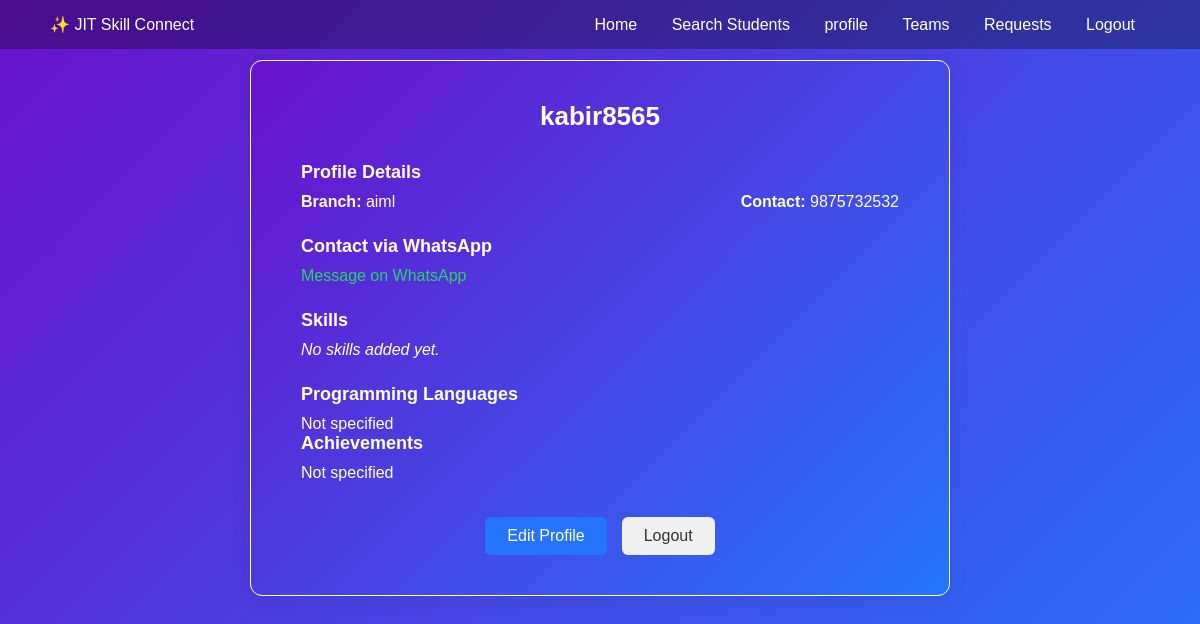
Page /my-profile/ (signed in) on the committed database.
### jit/models.py (models this page shows, shortened)
class StudentProfile(models.Model):
    user = models.OneToOneField(User, on_delete=models.CASCADE)
    branch = models.CharField(max_length=100)
    contact = models.CharField(max_length=15)
    skills = models.ManyToManyField(Skill, blank=True)
    languages = models.CharField(max_length=200, blank=True)  # e.g., Python, C++, Java
    achievements = models.TextField(blank=True)
    resume = models.FileField(upload_to='resumes/', blank=True, null=True)  # PDF resume
    profile_photo = models.ImageField(upload_to='profile_photos/', blank=True, null=True)

### jit/views.py (the view)
# urls.py: path('my-profile/', views.my_profile, name='my_profile'),
@login_required
def my_profile(request):
    profile, created = StudentProfile.objects.get_or_create(user=request.user)
    return render(request, 'my_profile.html', {'profile': profile})

### jit/templates/my_profile.html (shortened to what this page needs)
{% extends 'base.html' %}
{% load static %}
{% block content %}
<link rel="stylesheet" href="{% static 'css/my_profile.css' %}">
<div class="profile-wrapper">
  <div class="profile-card">
    <h2 class="profile-username">{{ profile.user.username }}</h2>
    <div class="profile-section">
      <h3>Profile Details</h3>
      <div class="info-grid">
        <p><strong>Branch:</strong> {{ profile.branch|default:"Not specified" }}</p>
     <p><strong>Contact:</strong> {{ profile.contact|default:"Not provided" }}</p>
      </div>
    </div>
    {% if profile.contact %}
      <div class="profile-section">
        <h3>Contact via WhatsApp</h3>
        <a href="https://wa.me/{{ profile.contact|urlencode }}?text=Hi%20{{ profile.user.username }}!%20I%20found%20your%20profile%20on%20JIT%20Skill%20Connect."
           target="_blank" class="whatsapp-link">
          Message on WhatsApp
        </a>
      </div>
    {% endif %}
    <div class="profile-section">
      <h3>Skills</h3>
      <div class="skills-list">
        {% for skill in profile.skills.all %}
          <span class="skill">{{ skill.name }}</span>
        {% empty %}
          <p class="no-skill">No skills added yet.</p>
        {% endfor %}
      </div>
    </div>
    <div class="profile-section">
      <h3>Programming Languages</h3>
      <p>{{ profile.languages|default:"Not specified" }}</p>
      <h3>Achievements</h3>
      <p>{{ profile.achievements|default:"Not specified" }}</p>
    </div>
    <div class="profile-actions">
      <a href="{% url 'edit_profile' %}" class="btn-primary">Edit Profile</a>
      <a href="{% url 'logout' %}" class="btn-secondary">Logout</a>
    </div>
  </div>
</div>
{% endblock %}

### jit/static/css/landing.css (style rules this page uses)
* { margin:0; padding:0; box-sizing:border-box; font-family:'Poppins', sans-serif; }
body { scroll-behavior: smooth; }

### jit/static/css/my_profile.css (style rules this page uses)
.profile-wrapper { display: flex; justify-content: center; align-items: flex-start; background: linear-gradient(135deg, #6a11cb, #2575fc); min-height: 100vh; padding: 50px 20px; font-family: 'Poppins', sans-serif; }
.profile-card { background: linear-gradient(135deg, #6a11cb, #2575fc); margin: 10px; padding: 40px 50px; border: 1px solid white; border-radius: 12px; box-shadow: 0 4px 20px rgba(0,0,0,0.08); max-width: 700px; width: 100%; }
.profile-username { text-align: center; font-size: 26px; font-weight: 600; color: white; margin-bottom: 30px; }
.profile-section { margin-bottom: 25px; }
.profile-section h3 { font-size: 18px; color: white; margin-bottom: 10px; }
.info-grid { display: flex; justify-content: space-between; flex-wrap: wrap; gap: 10px; }
.whatsapp-link { color: #25D366; text-decoration: none; font-weight: 500; }
.skills-list { display: flex; flex-wrap: wrap; gap: 8px; }
.no-skill { color: white; font-style: italic; }
.profile-actions { margin-top: 35px; display: flex; justify-content: center; gap: 15px; }
.btn-primary, .btn-secondary { padding: 10px 22px; border-radius: 6px; text-decoration: none; font-weight: 500; transition: 0.3s; }
.btn-primary { background: #2575fc; color: white; }
.btn-secondary { background: #f0f0f0; color: #333; }
p { color: white; }

### rows in the picture
StudentProfile: user.username "kabir8565", branch "aiml", contact "9875732532", languages "Not specified", achievements "Not specified"
